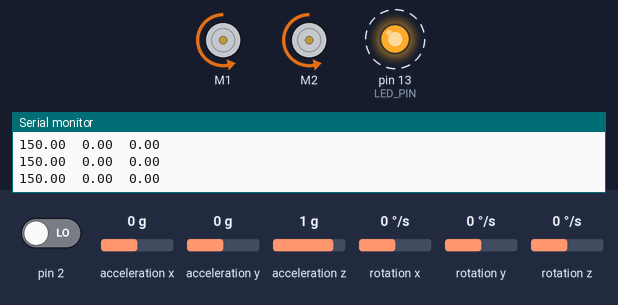
The sketch below on a simulated Arduino Uno, built with avr-gcc and run on an emulated ATmega328P. On the bench: 2 × DC motor (green arrow = forward, orange = backward, longer = faster), output pins drawn as LEDs (lit = HIGH), the last lines printed to the serial monitor. Dashed ring = blinking. The inputs (shaded band) are chosen by the test bench; at power-on: acceleration x 0 g, acceleration y 0 g, acceleration z 1 g, pin 2 LOW, rotation x 0 °/s, rotation y 0 °/s, rotation z 0 °/s. The sensor or clock chip raises its interrupt line as the real part does.

Above: at 1.7 s.
1.8 s: acceleration x set to 0.8 g
At 2.01 s:
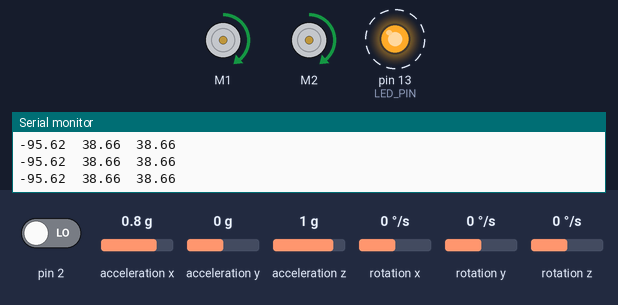
4.8 s: acceleration y set to -1.4 g
At 5.02 s:
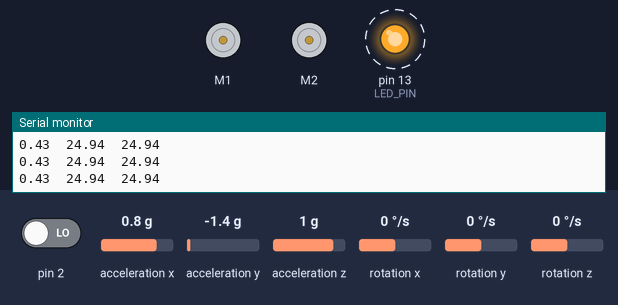
7.8 s: acceleration z set to -1.4 g
At 8.02 s:
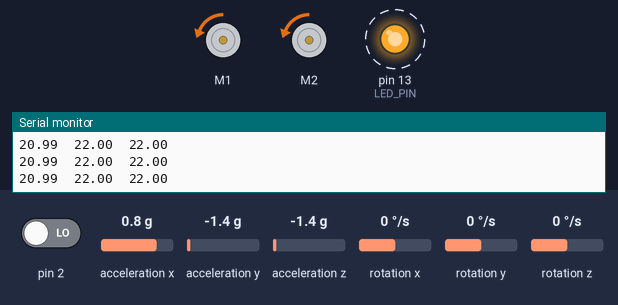
10.8 s: acceleration x set to 1.4 g
At 11.37 s:
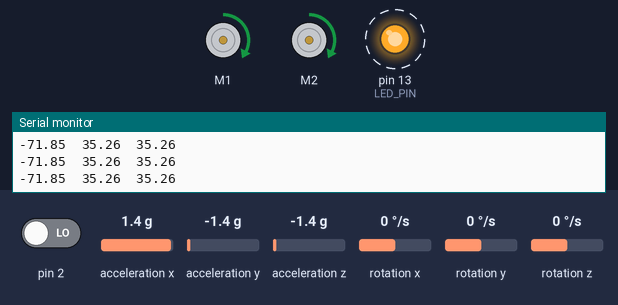
13.8 s: acceleration y set to -0.8 g
At 14.05 s:
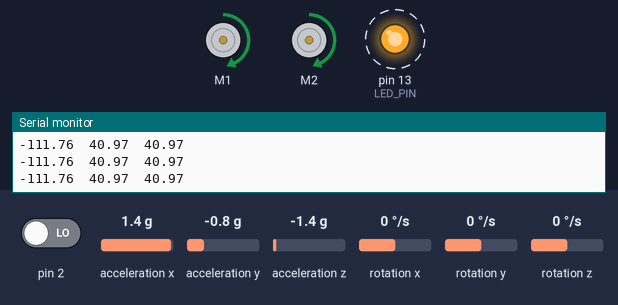
16.8 s: acceleration z set to -0.8 g
At 17.08 s:
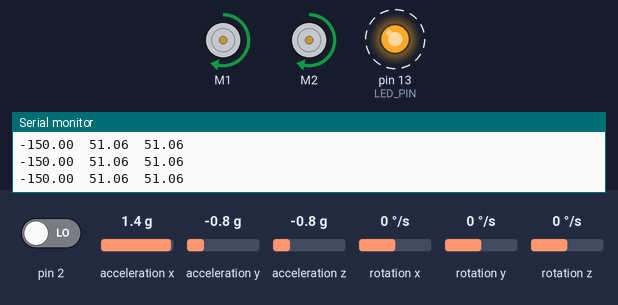
Timing chart, 0 to 20.8 s (numbered marks = the images above; inputs shaded):
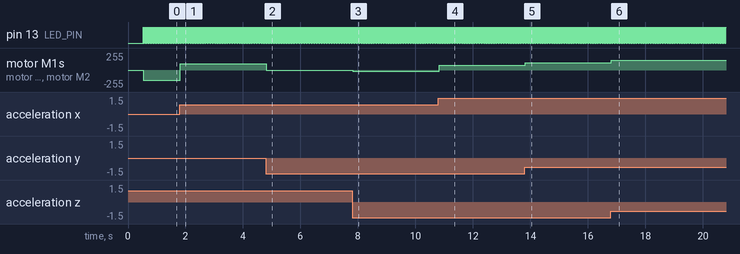

The sketch:

V2.ino
```cpp
#include "MPU.h"
#include "Motor.h"
//#include <PID_v1.h>

float y, p, r;
unsigned long nextTime = 0;
float lastTime = 0;
float iTerm = 0;
float maxPID = 150;
float oldValue = 0;

//PID
double originalSetpoint = 25;
double setpoint = originalSetpoint;
double movingAngleOffset = 0.1;
double input, output;
double Kp = 7;
double Kd = 0;
double Ki = 0;
//PID pid(&input, &output, &setpoint, Kp, Ki, Kd, DIRECT);

void setup()
{
  mpusetup();
  motorsetup(150);
  p = 0;
//  pid.SetMode(AUTOMATIC);
}

void loop()
{
  //  MPU Part
  mpuloop(&y, &p, &r);
  //  Serial.print("ypr\t");
  //  Serial.print(y * 180/M_PI);
  //  Serial.print("\t");
  //  Serial.print(p * 180/M_PI);
  //  Serial.print("\t");
  //  Serial.print(r * 180/M_PI);
  //  Serial.print("\t");
  //  Serial.println(originalSetpoint);

  // PID Part
//  if (nextTime < millis())
//  {
    nextTime = millis() + 10; // Run every 10 milliseconds
    input = p * 180/M_PI;
    output = pid(originalSetpoint, input, Kp, Kd, Ki);
    if (output >= 0) {
      setright(output, 0);
      setleft(output, 0);
    }
    else {
      setright(output * -1, 1);
      setleft(output * -1, 1);
    }
//

  Serial.print(output);
  Serial.print("\t");
  Serial.print(input);
  Serial.print("\t");
  Serial.println(p * 180/M_PI);

}

double pid(double target, double current, double Kp, double Kd, double Ki) {
  // Calculate the time since function was last called
  double thisTime = millis();
  double dT = thisTime - lastTime;
  lastTime = thisTime;

  // Calculate error between target and current values
  double error = target - current;

  // Calculate the integral term
  iTerm += error * dT;

  // Calculate the derivative term (using the simplification)
  double dTerm = (oldValue - current) / dT;

  // Set old variable to equal new ones
  oldValue = current;

  // Multiply each term by its constant, and add it all up
  double result = (error * Kp) + (iTerm * Ki) + (dTerm * Kd);

  // Limit PID value to maximum values
  if (result > maxPID) result = maxPID;
  else if (result < -maxPID) result = -maxPID;

  return result;
}
```

MPU.h
```cpp
#include <I2Cdev.h>
#include <helper_3dmath.h>
#include <MPU6050_6Axis_MotionApps20.h>
#include "Wire.h"

MPU6050 mpu;

#define OUTPUT_READABLE_YAWPITCHROLL

#define LED_PIN 13 // (Arduino is 13, Teensy is 11, Teensy++ is 6)
bool blinkState = false;

// MPU control/status vars
bool dmpReady = false;  // set true if DMP init was successful
uint8_t mpuIntStatus;   // holds actual interrupt status byte from MPU
uint8_t devStatus;      // return status after each device operation (0 = success, !0 = error)
uint16_t packetSize;    // expected DMP packet size (default is 42 bytes)
uint16_t fifoCount;     // count of all bytes currently in FIFO
uint8_t fifoBuffer[64]; // FIFO storage buffer

// orientation/motion vars
Quaternion q;           // [w, x, y, z]         quaternion container
VectorFloat gravity;    // [x, y, z]            gravity vector
float ypr1[3];           // [yaw, pitch, roll]   yaw/pitch/roll container and gravity vector

volatile bool mpuInterrupt = false;     // indicates whether MPU interrupt pin has gone high
void dmpDataReady() {
    mpuInterrupt = true;
}

void mpusetup() {
    // join I2C bus (I2Cdev library doesn't do this automatically)
  #if I2CDEV_IMPLEMENTATION == I2CDEV_ARDUINO_WIRE
      Wire.begin();
      TWBR = 24; // 400kHz I2C clock (200kHz if CPU is 8MHz)
  #elif I2CDEV_IMPLEMENTATION == I2CDEV_BUILTIN_FASTWIRE
      Fastwire::setup(400, true);
  #endif

  Serial.begin(115200);

  // initialize device
  Serial.println(F("Initializing I2C devices..."));
  mpu.initialize();

  // verify connection
  Serial.println(F("Testing device connections..."));
  Serial.println(mpu.testConnection() ? F("MPU6050 connection successful") : F("MPU6050 connection failed"));

//  while (Serial.available() && Serial.read()); // empty buffer
//  while (!Serial.available());                 // wait for data
//  while (Serial.available() && Serial.read()); // empty buffer again

  Serial.println(F("Initializing DMP..."));
  devStatus = mpu.dmpInitialize();

  // supply your own gyro offsets here, scaled for min sensitivity
  mpu.setXGyroOffset(220);
  mpu.setYGyroOffset(76);
  mpu.setZGyroOffset(-85);
  mpu.setZAccelOffset(1788); // 1688 factory default for my test chip

  // make sure it worked (returns 0 if so)
  if (devStatus == 0) {
      // turn on the DMP, now that it's ready
      Serial.println(F("Enabling DMP..."));
      mpu.setDMPEnabled(true);

      // enable Arduino interrupt detection
      Serial.println(F("Enabling interrupt detection (Arduino external interrupt 0)..."));
      attachInterrupt(0, dmpDataReady, RISING);
      mpuIntStatus = mpu.getIntStatus();

      // set our DMP Ready flag so the main loop() function knows it's okay to use it
      Serial.println(F("DMP ready! Waiting for first interrupt..."));
      dmpReady = true;

      // get expected DMP packet size for later comparison
      packetSize = mpu.dmpGetFIFOPacketSize();
  } else {
      // ERROR!
      // 1 = initial memory load failed
      // 2 = DMP configuration updates failed
      // (if it's going to break, usually the code will be 1)
      Serial.print(F("DMP Initialization failed (code "));
      Serial.print(devStatus);
      Serial.println(F(")"));
  }

  // configure LED for output
  pinMode(LED_PIN, OUTPUT);
}

void mpuloop(float *y, float *p, float *r) {
  // put your main code here, to run repeatedly:
  if (!dmpReady) return;

  // wait for MPU interrupt or extra packet(s) available
  while (!mpuInterrupt && fifoCount < packetSize) {
      // other program behavior stuff here
      // .
      // .
      // .
      // if you are really paranoid you can frequently test in between other
      // stuff to see if mpuInterrupt is true, and if so, "break;" from the
      // while() loop to immediately process the MPU data
      // .
      // .
      // .
  }

  // reset interrupt flag and get INT_STATUS byte
  mpuInterrupt = false;
  mpuIntStatus = mpu.getIntStatus();

  // get current FIFO count
  fifoCount = mpu.getFIFOCount();

  // check for overflow (this should never happen unless our code is too inefficient)
  if ((mpuIntStatus & 0x10) || fifoCount == 1024) {
      // reset so we can continue cleanly
      mpu.resetFIFO();
      Serial.println(F("FIFO overflow!"));

  // otherwise, check for DMP data ready interrupt (this should happen frequently)
  } else if (mpuIntStatus & 0x02) {
      // wait for correct available data length, should be a VERY short wait
      while (fifoCount < packetSize) fifoCount = mpu.getFIFOCount();

      // read a packet from FIFO
      mpu.getFIFOBytes(fifoBuffer, packetSize);

      // track FIFO count here in case there is > 1 packet available
      // (this lets us immediately read more without waiting for an interrupt)
      fifoCount -= packetSize;

      mpu.dmpGetQuaternion(&q, fifoBuffer);
      mpu.dmpGetGravity(&gravity, &q);
      mpu.dmpGetYawPitchRoll(ypr1, &q, &gravity);
//      Serial.print("ypr\t");
//      Serial.print(ypr[0] * 180/M_PI);
//      Serial.print("\t");
//      Serial.print(ypr[1] * 180/M_PI);
//      Serial.print("\t");
//      Serial.println(ypr[2] * 180/M_PI);

      *y = ypr1[0];
      *p = ypr1[1];
      *r = ypr1[2];
      blinkState = !blinkState;
      digitalWrite(LED_PIN, blinkState);
  }
}
```

Motor.h
```cpp
#include <AFMotor.h>

AF_DCMotor AMotor(1);
AF_DCMotor BMotor(2);

void motorsetup(int ivel) {
  AMotor.setSpeed(ivel);
  BMotor.setSpeed(ivel);
}

void setright(int vel, int dir) { // 1 is forward, 0 is backward
  AMotor.setSpeed(vel);
  if (dir == 1) AMotor.run(FORWARD);
  else if (dir == 0) AMotor.run(BACKWARD);
}

void setleft(int vel, int dir) { // 1 is forward, 0 is backward
  BMotor.setSpeed(vel);
  if (dir == 1) BMotor.run(FORWARD);
  else if (dir == 0) BMotor.run(BACKWARD);
}

void forward(int vel) {
  AMotor.setSpeed(vel);
  BMotor.setSpeed(vel);

  AMotor.run(FORWARD);
  BMotor.run(FORWARD);
}

void backward(int vel) {
  AMotor.setSpeed(vel);
  BMotor.setSpeed(vel);

  AMotor.run(BACKWARD);
  BMotor.run(BACKWARD);
}

void right(int vel) {
  AMotor.setSpeed(vel);
  BMotor.setSpeed(vel);

  AMotor.run(BACKWARD);
  BMotor.run(FORWARD);
}

void left(int vel) {
  AMotor.setSpeed(vel);
  BMotor.setSpeed(vel);

  AMotor.run(FORWARD);
  BMotor.run(BACKWARD);
}
```

Measured:
- after the input at 1.8 s, motor M1, motor M2: backward 150/255 → forward 95/255 at once
- after the input at 4.8 s, motor M1, motor M2: forward 95/255 → stopped at once
- after the input at 7.8 s, motor M1, motor M2: stopped → backward 20/255 at once
- after the input at 10.8 s, motor M1, motor M2: backward 20/255 → forward 71/255 at once
- after the input at 13.8 s, motor M1, motor M2: forward 71/255 → forward 111/255 at once
- after the input at 16.8 s, motor M1, motor M2: forward 111/255 → forward 150/255 at once
- by itself, pin 13 (LED_PIN): alternates HIGH for 0.01 s and LOW for 0.01 s
